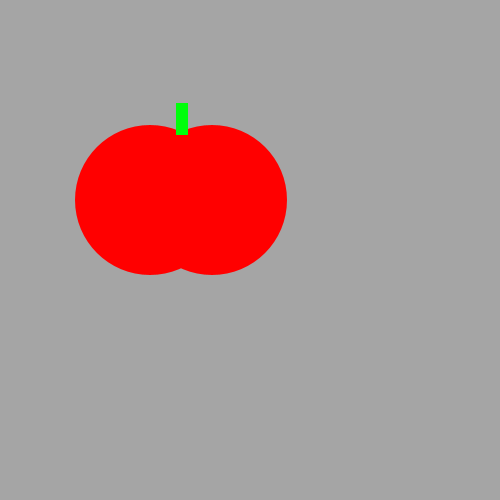
Frame 1 (no input)
Frame 60 (the mouse pressed at the canvas centre just before this capture): identical to frame 1, image omitted
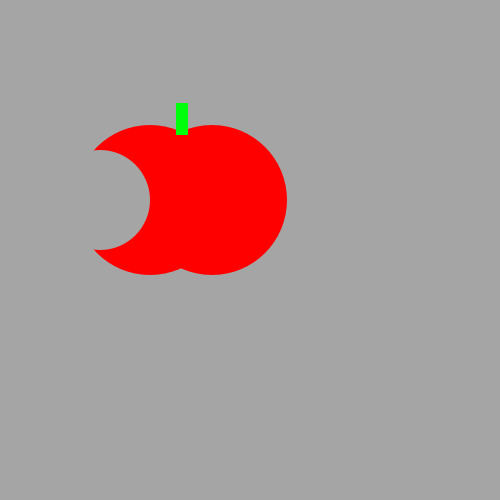
Frame 120 (the mouse held since frame 60 and released just before this capture)

The Processing sketch that drew these frames (run headless with seeded random() and noise(); from frame 60 on, the mouse is pressed at the canvas centre):

// Processing sketch: tasty_tomato
// ── tasty_tomato.pde
void setup() {
    size(500, 500);
}
void draw() {
  background(#A5A5A5);
    noStroke();
 fill(#FF0000);
    ellipse(150, 200, 150, 150);
    ellipse(212, 200, 150, 150);
     fill(#00FF0A);
    rect(176, 103, 12, 32);
fill(#A5A5A5);
if(mousePressed){
  ellipse(100,200,100,100);
}
}
